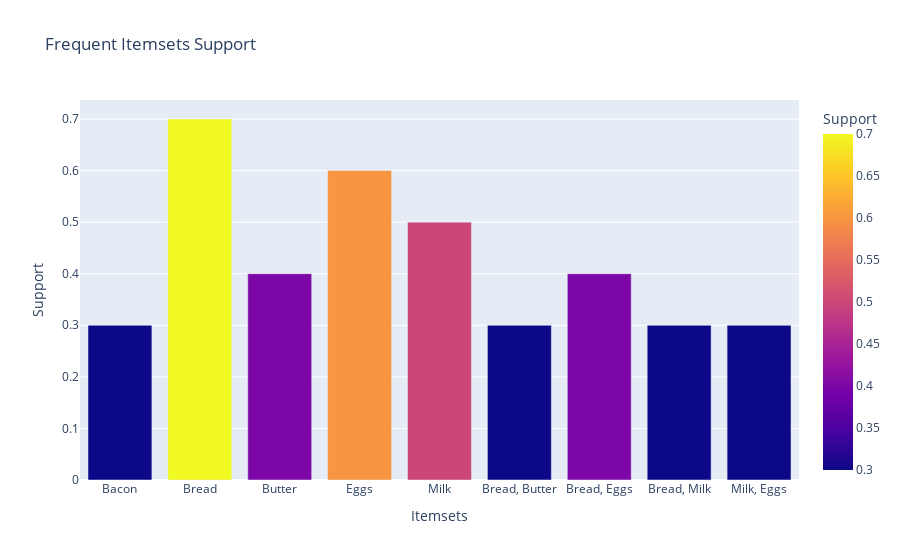
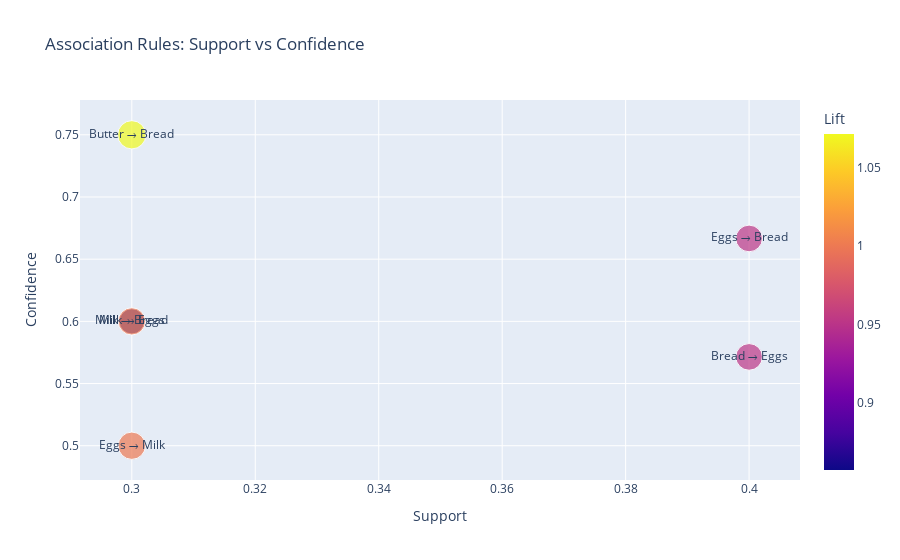

Notebook cell for these charts, in order:
### Markdown cell above
Here's an analysis of the **Apriori output** you provided, broken down into two parts: **frequent itemsets** and **association rules**.

---

### 📦 **Frequent Itemsets Analysis**

| Itemset             | Support | Interpretation |
|---------------------|---------|----------------|
| (Bread)             | 0.7     | Appears in 70% of transactions — most frequent item. |
| (Eggs)              | 0.6     | Commonly purchased, in 60% of transactions. |
| (Milk)              | 0.5     | Bought in half of all transactions. |
| (Butter)            | 0.4     | Moderately frequent. |
| (Bacon)             | 0.3     | Least frequent among single items. |
| (Bread, Eggs)       | 0.4     | Strong pair — appears in 40% of transactions. |
| (Bread, Butter)     | 0.3     | Classic combo, but less frequent. |
| (Bread, Milk)       | 0.3     | Also appears in 30% of transactions. |
| (Milk, Eggs)        | 0.3     | Indicates a common breakfast pairing. |

---

### 🔗 **Association Rules Analysis**

| Rule                        | Confidence | Lift     | Interpretation |
|-----------------------------|------------|----------|----------------|
| Butter → Bread              | 0.75       | 1.07     | Strong rule: 75% of Butter buyers also buy Bread. Slightly better than random. |
| Bread → Eggs                | 0.57       | 0.95     | Moderate confidence, but **lift < 1** suggests weak association. |
| Eggs → Bread                | 0.67       | 0.95     | Similar to above; not a strong dependency. |
| Milk → Bread                | 0.60       | 0.86     | Confidence is decent, but **lift < 1** implies Bread is already common. |
| Milk → Eggs                 | 0.60       | 1.00     | Neutral lift: no added value in prediction. |
| Eggs → Milk                 | 0.50       | 1.00     | Same as above — no strong predictive power. |

---

### 📊 **Key Insights**

- **Bread** is the most frequent item and appears in many combinations, but its high baseline support makes it less useful for strong predictive rules (lift < 1).
- **Butter → Bread** is the strongest rule with **lift > 1**, meaning Butter buyers are more likely to also buy Bread than by chance.
- **Milk and Eggs** co-occur often, but their mutual prediction power is neutral (lift = 1).
- Rules with **lift < 1** suggest that the consequent is already common and not strongly dependent on the antecedent.

---

Would you like a **visualization** (e.g., support-confidence scatter plot or network graph of rules)?

### Code cell
# -----------------------------
# 3. Prepare Data for Plotting
# -----------------------------
# Convert itemsets to string for bar chart
frequent_itemsets['itemsets_str'] = frequent_itemsets['itemsets'].apply(lambda x: ', '.join(list(x)))

# Add readable rule column to association rules
rules['rule'] = rules.apply(lambda row: f"{', '.join(list(row['antecedents']))} → {', '.join(list(row['consequents']))}", axis=1)

# -----------------------------
# 4. Visualization
# -----------------------------
# Bar chart for frequent itemsets
fig_bar = px.bar(
    frequent_itemsets,
    x='itemsets_str',
    y='support',
    labels={'itemsets_str': 'Itemsets', 'support': 'Support'},
    title='Frequent Itemsets Support',
    color='support'
)
fig_bar.show()

# Scatter plot for association rules
fig_scatter = px.scatter(
    rules,
    x='support',
    y='confidence',
    text='rule',  # Now this column exists
    size='lift',
    color='lift',
    labels={'support': 'Support', 'confidence': 'Confidence', 'lift': 'Lift'},
    title='Association Rules: Support vs Confidence'
)
fig_scatter.show()

### Figure 1 — Plotly figure (JSON) as saved in the notebook; plotly's stock layout.template omitted (floating-point values rounded to 4 significant figures)
{"data": [{"hovertemplate": "Itemsets=%{x}<br>Support=%{marker.color}<extra></extra>", "legendgroup": "", "marker": {"color": [0.3, 0.7, 0.4, 0.6, 0.5, 0.3, 0.4, 0.3, 0.3], "coloraxis": "coloraxis", "pattern": {"shape": ""}}, "name": "", "orientation": "v", "showlegend": false, "textposition": "auto", "type": "bar", "x": ["Bacon", "Bread", "Butter", "Eggs", "Milk", "Bread, Butter", "Bread, Eggs", "Bread, Milk", "Milk, Eggs"], "xaxis": "x", "y": [0.3, 0.7, 0.4, 0.6, 0.5, 0.3, 0.4, 0.3, 0.3], "yaxis": "y"}], "layout": {"barmode": "relative", "coloraxis": {"colorbar": {"title": {"text": "Support"}}, "colorscale": [[0, "#0d0887"], [0.1111, "#46039f"], [0.2222, "#7201a8"], [0.3333, "#9c179e"], [0.4444, "#bd3786"], [0.5556, "#d8576b"], [0.6667, "#ed7953"], [0.7778, "#fb9f3a"], [0.8889, "#fdca26"], [1, "#f0f921"]]}, "legend": {"tracegroupgap": 0}, "title": {"text": "Frequent Itemsets Support"}, "xaxis": {"anchor": "y", "domain": [0, 1], "title": {"text": "Itemsets"}}, "yaxis": {"anchor": "x", "domain": [0, 1], "title": {"text": "Support"}}}}

### Figure 2 — Plotly figure (JSON) as saved in the notebook; plotly's stock layout.template omitted (floating-point values rounded to 4 significant figures)
{"data": [{"hovertemplate": "Support=%{x}<br>Confidence=%{y}<br>Lift=%{marker.color}<br>rule=%{text}<extra></extra>", "legendgroup": "", "marker": {"color": [1.071, 0.9524, 0.9524, 0.8571, 1.0, 1.0], "coloraxis": "coloraxis", "size": [1.071, 0.9524, 0.9524, 0.8571, 1.0, 1.0], "sizemode": "area", "sizeref": 0.002679, "symbol": "circle"}, "mode": "markers+text", "name": "", "orientation": "v", "showlegend": false, "text": ["Butter → Bread", "Bread → Eggs", "Eggs → Bread", "Milk → Bread", "Milk → Eggs", "Eggs → Milk"], "type": "scatter", "x": [0.3, 0.4, 0.4, 0.3, 0.3, 0.3], "xaxis": "x", "y": [0.75, 0.5714, 0.6667, 0.6, 0.6, 0.5], "yaxis": "y"}], "layout": {"coloraxis": {"colorbar": {"title": {"text": "Lift"}}, "colorscale": [[0, "#0d0887"], [0.1111, "#46039f"], [0.2222, "#7201a8"], [0.3333, "#9c179e"], [0.4444, "#bd3786"], [0.5556, "#d8576b"], [0.6667, "#ed7953"], [0.7778, "#fb9f3a"], [0.8889, "#fdca26"], [1, "#f0f921"]]}, "legend": {"itemsizing": "constant", "tracegroupgap": 0}, "title": {"text": "Association Rules: Support vs Confidence"}, "xaxis": {"anchor": "y", "domain": [0, 1], "title": {"text": "Support"}}, "yaxis": {"anchor": "x", "domain": [0, 1], "title": {"text": "Confidence"}}}}
